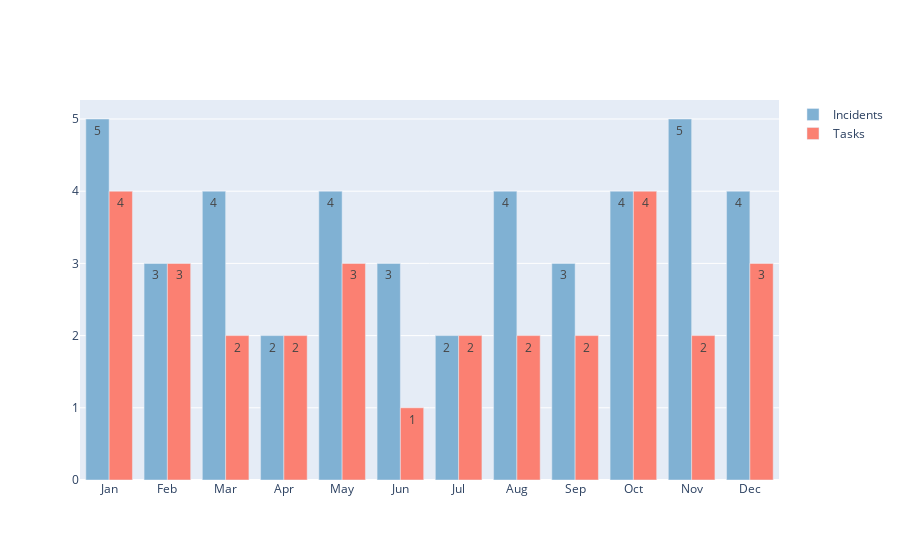

The notebook cell saved with this chart:
### Code cell
# # Create figure for 'df_inc_and_task_open'
colors = px.colors.qualitative.Set3

fig3 = go.Figure(data=[
    go.Bar(name='Incidents', x=inc_mn_2022, y=inc_ymc_opened_2022, text=inc_ymc_opened_2022, marker=dict(color=colors[4])),
    go.Bar(name='Tasks', x=inc_mn_2022, y=task_ymc_opened_2022, text=task_ymc_opened_2022, marker=dict(color=colors[3])),
])

fig3

### Figure 1 — Plotly figure (JSON) as saved in the notebook; plotly's stock layout.template omitted (floating-point values rounded to 4 significant figures)
{"data": [{"marker": {"color": "rgb(128,177,211)"}, "name": "Incidents", "text": ["5", "3", "4", "2", "4", "3", "2", "4", "3", "4", "5", "4"], "type": "bar", "x": ["Jan", "Feb", "Mar", "Apr", "May", "Jun", "Jul", "Aug", "Sep", "Oct", "Nov", "Dec"], "y": [5, 3, 4, 2, 4, 3, 2, 4, 3, 4, 5, 4]}, {"marker": {"color": "rgb(251,128,114)"}, "name": "Tasks", "text": ["4", "3", "2", "2", "3", "1", "2", "2", "2", "4", "2", "3"], "type": "bar", "x": ["Jan", "Feb", "Mar", "Apr", "May", "Jun", "Jul", "Aug", "Sep", "Oct", "Nov", "Dec"], "y": [4, 3, 2, 2, 3, 1, 2, 2, 2, 4, 2, 3]}], "layout": {}}
